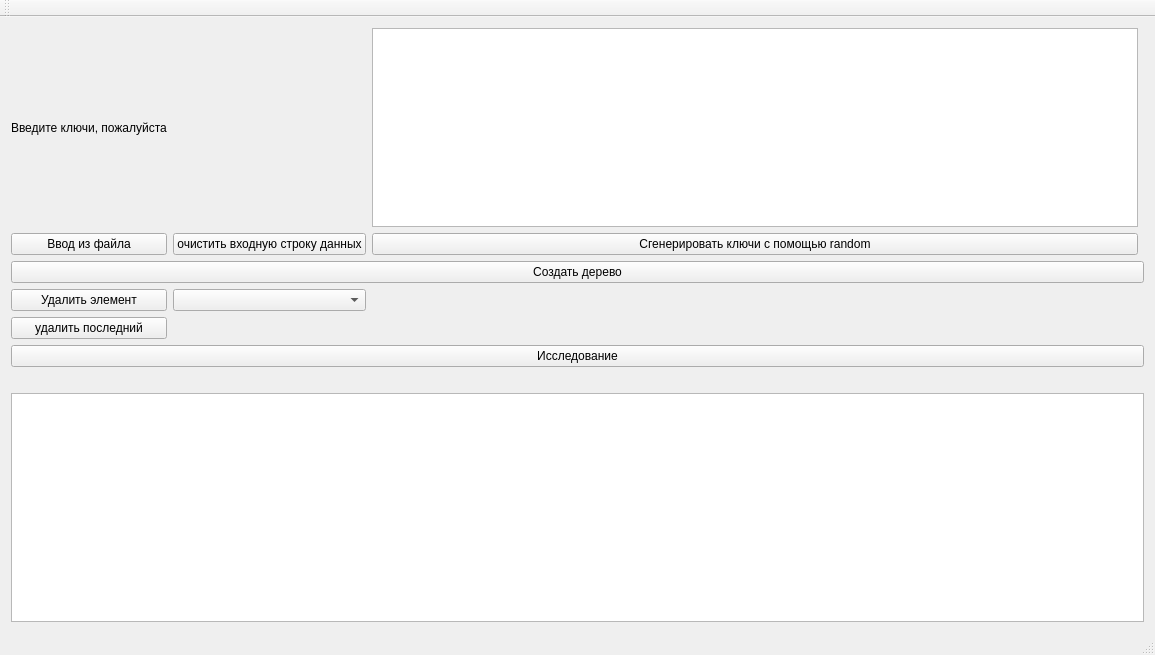
<?xml version="1.0" encoding="UTF-8"?>
<ui version="4.0">
 <class>MainWindow</class>
 <widget class="QMainWindow" name="MainWindow">
  <property name="geometry">
   <rect>
    <x>0</x>
    <y>0</y>
    <width>1155</width>
    <height>655</height>
   </rect>
  </property>
  <property name="windowTitle">
   <string>MainWindow</string>
  </property>
  <widget class="QWidget" name="centralWidget">
   <layout class="QVBoxLayout" name="verticalLayout">
    <item>
     <layout class="QGridLayout" name="gridLayout">
      <item row="10" column="0">
       <widget class="QPushButton" name="pushButton_2">
        <property name="text">
         <string>Удалить элемент</string>
        </property>
       </widget>
      </item>
      <item row="1" column="0">
       <widget class="QLabel" name="label">
        <property name="text">
         <string>Введите ключи, пожалуйста</string>
        </property>
       </widget>
      </item>
      <item row="2" column="2">
       <widget class="QPushButton" name="pushButton2">
        <property name="text">
         <string>Сгенерировать ключи с помощью random</string>
        </property>
       </widget>
      </item>
      <item row="2" column="0">
       <widget class="QPushButton" name="pushButton_3">
        <property name="text">
         <string>Ввод из файла</string>
        </property>
       </widget>
      </item>
      <item row="11" column="1">
       <widget class="QLabel" name="label_4">
        <property name="text">
         <string/>
        </property>
       </widget>
      </item>
      <item row="6" column="0" colspan="4">
       <widget class="QPushButton" name="pushButton">
        <property name="text">
         <string>Создать дерево</string>
        </property>
       </widget>
      </item>
      <item row="11" column="2">
       <widget class="QLabel" name="label_2">
        <property name="text">
         <string/>
        </property>
       </widget>
      </item>
      <item row="10" column="1">
       <widget class="QComboBox" name="comboBox"/>
      </item>
      <item row="1" column="2">
       <widget class="QTextEdit" name="textEdit">
        <property name="minimumSize">
         <size>
          <width>0</width>
          <height>199</height>
         </size>
        </property>
       </widget>
      </item>
      <item row="2" column="1">
       <widget class="QPushButton" name="pushButton_5">
        <property name="text">
         <string>очистить входную строку данных</string>
        </property>
       </widget>
      </item>
      <item row="11" column="0">
       <widget class="QPushButton" name="pushButton_6">
        <property name="text">
         <string>удалить последний</string>
        </property>
       </widget>
      </item>
     </layout>
    </item>
    <item>
     <widget class="QPushButton" name="pushButton_4">
      <property name="text">
       <string>Исследование</string>
      </property>
     </widget>
    </item>
    <item>
     <widget class="QLabel" name="label_3">
      <property name="text">
       <string/>
      </property>
     </widget>
    </item>
    <item>
     <widget class="QTextEdit" name="textEdit_2">
      <property name="html">
       <string>&lt;!DOCTYPE HTML PUBLIC &quot;-//W3C//DTD HTML 4.0//EN&quot; &quot;http://www.w3.org/TR/REC-html40/strict.dtd&quot;&gt;
&lt;html&gt;&lt;head&gt;&lt;meta name=&quot;qrichtext&quot; content=&quot;1&quot; /&gt;&lt;style type=&quot;text/css&quot;&gt;
p, li { white-space: pre-wrap; }
&lt;/style&gt;&lt;/head&gt;&lt;body style=&quot; font-family:'MS Shell Dlg 2'; font-size:7.8pt; font-weight:400; font-style:normal;&quot;&gt;
&lt;p align=&quot;justify&quot; style=&quot;-qt-paragraph-type:empty; margin-top:0px; margin-bottom:0px; margin-left:0px; margin-right:0px; -qt-block-indent:0; text-indent:0px;&quot;&gt;&lt;br /&gt;&lt;/p&gt;&lt;/body&gt;&lt;/html&gt;</string>
      </property>
     </widget>
    </item>
   </layout>
  </widget>
  <widget class="QMenuBar" name="menuBar">
   <property name="geometry">
    <rect>
     <x>0</x>
     <y>0</y>
     <width>1155</width>
     <height>26</height>
    </rect>
   </property>
  </widget>
  <widget class="QToolBar" name="mainToolBar">
   <attribute name="toolBarArea">
    <enum>TopToolBarArea</enum>
   </attribute>
   <attribute name="toolBarBreak">
    <bool>false</bool>
   </attribute>
  </widget>
  <widget class="QStatusBar" name="statusBar"/>
 </widget>
 <layoutdefault spacing="6" margin="11"/>
 <resources/>
 <connections/>
</ui>
